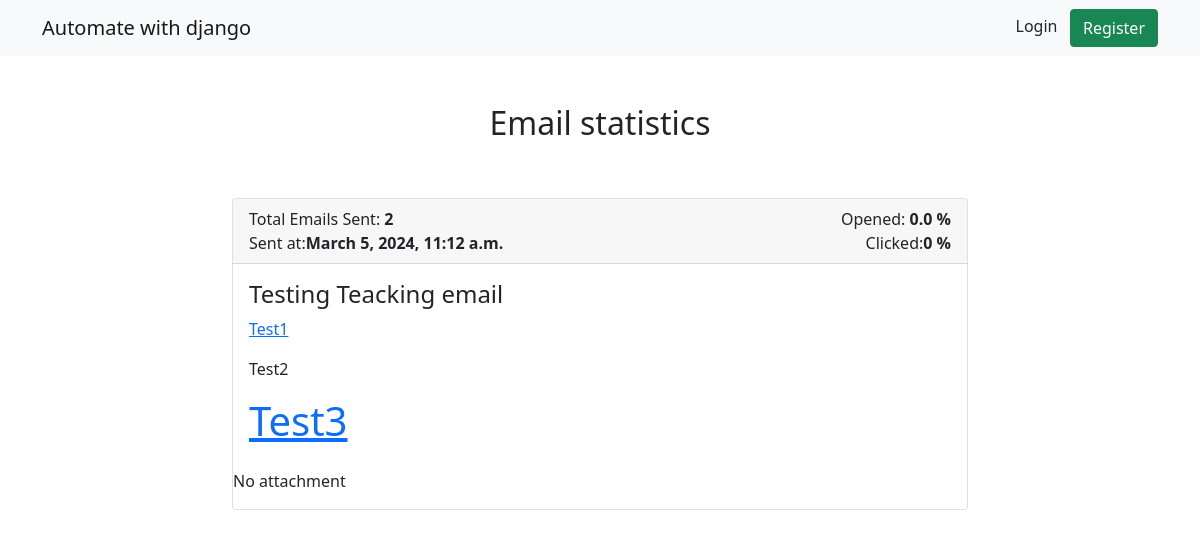
/emails/track/stats/119/, run on the app's committed database.
### emails/models.py (models this page shows, shortened)
class Email(models.Model):
    email_list =models.ForeignKey(List, on_delete=models.CASCADE)
    subject = models.CharField(max_length=100)
    body = RichTextField()
    attachment = models.FileField(upload_to='email_attachments/', blank=True)
    send_at = models.DateTimeField(auto_now_add=True)
    def open_rate(self):
        total_sent = self.email_list.count_emails()
        opened_count = EmailTracking.objects.filter(email=self, opened_at__isnull=False).count()
        open_rate = (opened_count/total_sent)*100 if total_sent > 0 else 0
        return round(open_rate, 2)
    def click_rate(self):
        total_sent = self.email_list.count_emails()
        opened_count = EmailTracking.objects.filter(email=self, opened_at__isnull=False).count()
        if opened_count >0:
            clicked_count = EmailTracking.objects.filter(email=self, clicked_at__isnull=False).count()
            click_rate = (clicked_count/opened_count)*100 if total_sent > 0 else 0
        else:
            click_rate = 0
        return round(click_rate, 2)

class List(models.Model):
    email_list = models.CharField(max_length = 25)
    def count_emails(self):
        count = Subscriber.objects.filter(email_list=self).count()
        return count

### emails/views.py (the view)
# urls.py: path('track/stats/<int:pk>/', views.track_stats, name='track_stats'),
def track_stats(request, pk):
    email = get_object_or_404(Email, pk=pk)
    sent = Sent.objects.get(email=email)
    context = {
        'email': email,
        'total_sent': sent.total_sent,
    }
    return render(request, 'emails/track_stats.html', context)

### templates/emails/track_stats.html
{% extends 'base.html' %}
{% block content %}
<div class="container">
    <h2 class="text-center p-5">Email statistics</h2>
    <div class="row">
        <div class="col-md-8 mx-auto">
            <div class="card">
              <div class="card-header">
                  <div class="row">
                    <div class="col-md-6">
                        Total Emails Sent: <b>{{ total_sent }}</b><br>
                        Sent at:<b>{{email.send_at}}</b>
                    </div>
                       <div class="col-md-6 text-end">
                        Opened: <b>{{ email.open_rate }} %</b><br>
                        Clicked:<b>{{email.click_rate }} %</b>
                    </div>
                  </div>
              </div>
              <div class="card-body">
               <h4>{{ email.subject }}</h4>
                  <div class="mail-body">{{email.body | safe }}</div>
              </div>
                {% if email.attachment %}
                <div class="attachment">
                    <img src="{{ email.attachment.url }}" alt="Email attachment" width="100%">
                </div>
                {% else %}
                    <div class="no-attachment">
                        <p>No attachment</p>
                    </div>
                {% endif %}
            </div>
        </div>
    </div>
</div>
{% endblock %}

### data on the page
Email: send_at "March 5, 2024, 11:12 a.m.", open_rate "0.0", click_rate "0", subject "Testing Teacking email", body "Test1 Test2 Test3"

### other printed values
{{ total_sent }} "2"
